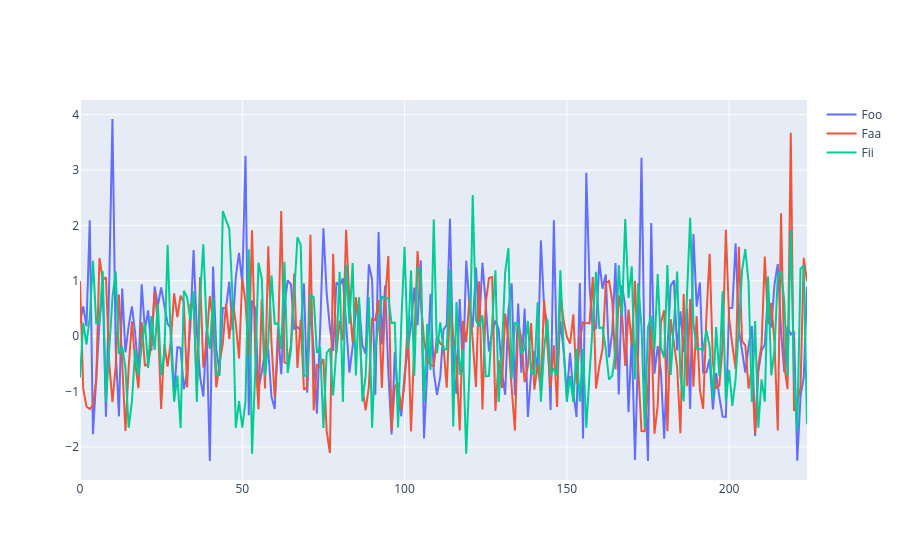

The notebook cell saved with this chart:
### Code cell
trapallada.plot.signals_array(sample_signals, columns=['Foo', 'Faa', 'Fii'])

### Figure 1 — Plotly figure (JSON) as saved in the notebook; plotly's stock layout.template omitted (floating-point values rounded to 4 significant figures; data arrays with more than 128 entries replaced by an {"elided": "..."} marker saying what was removed)
{"data": [{"mode": "lines", "name": "Foo", "type": "scatter", "x": {"elided": "225 int values"}, "y": {"elided": "225 float values"}}, {"mode": "lines", "name": "Faa", "type": "scatter", "x": {"elided": "225 int values"}, "y": {"elided": "225 float values"}}, {"mode": "lines", "name": "Fii", "type": "scatter", "x": {"elided": "225 int values"}, "y": {"elided": "225 float values"}}], "layout": {}}
